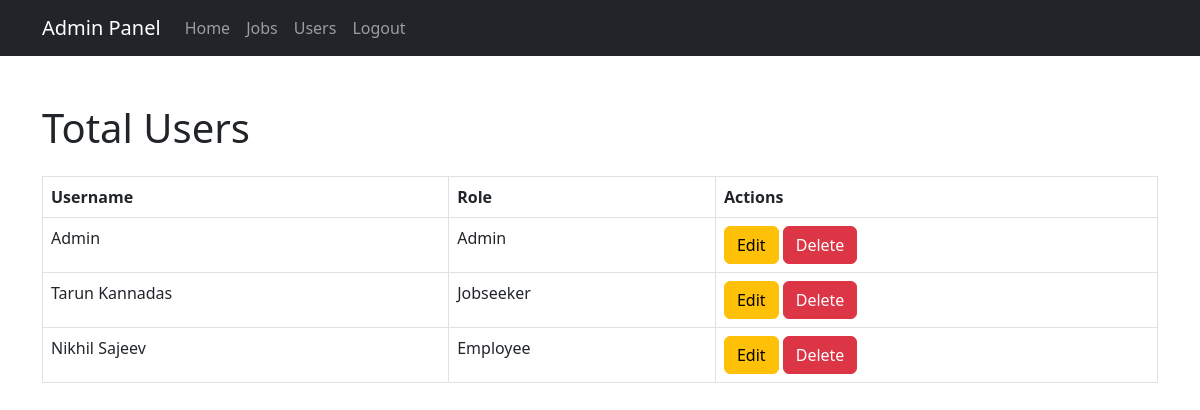
Before: /admin/users (signed in) with the older database file.
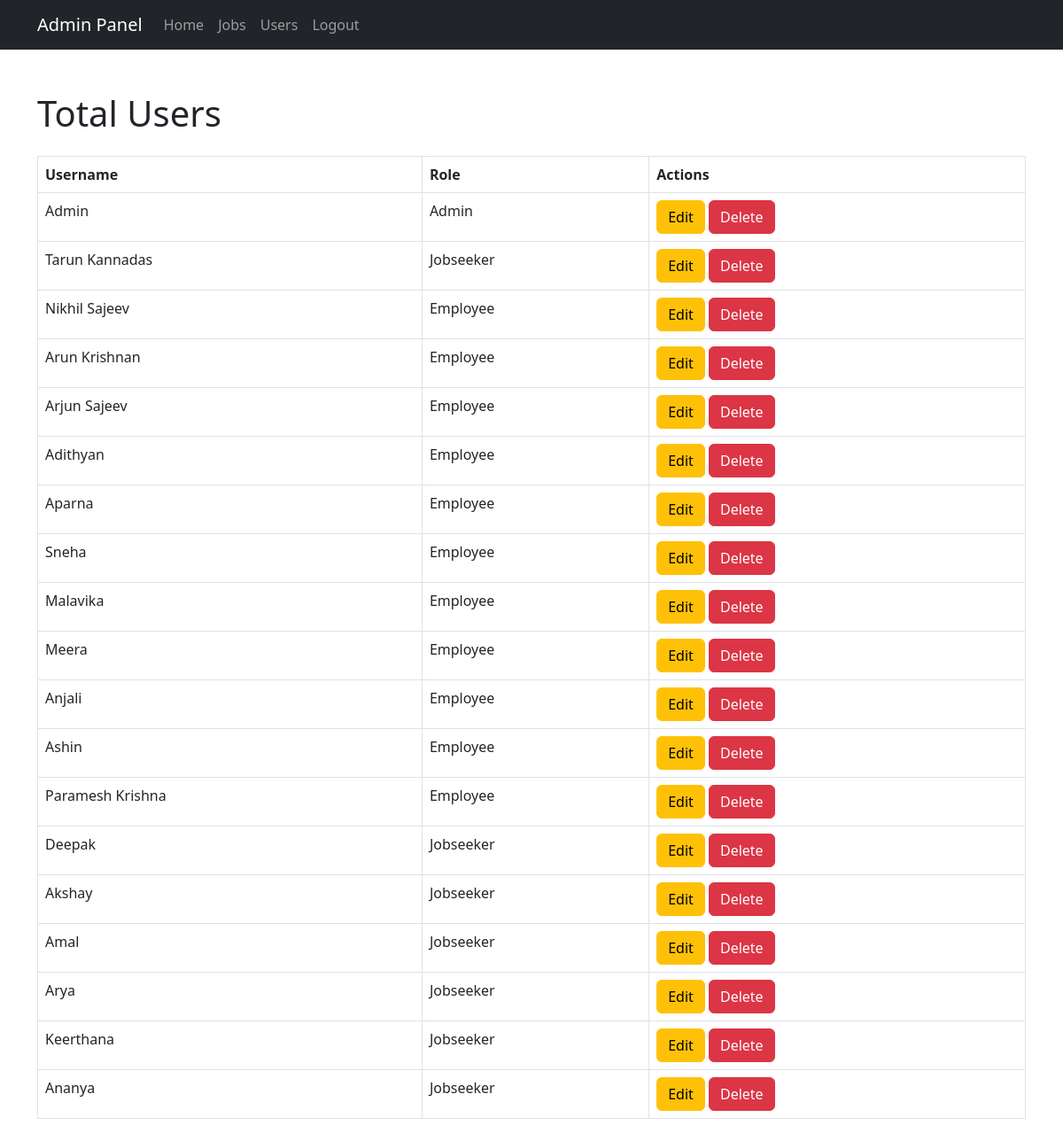
After: the same page with the newer database file.
### app.py (models this page shows)
class User(UserMixin, db.Model):
    id = db.Column(db.Integer, primary_key=True)
    username = db.Column(db.String(100), unique=True, nullable=False)
    email = db.Column(db.String(120), unique=True, nullable=False)
    password = db.Column(db.String(200), nullable=False)
    role = db.Column(db.String(20), nullable=False)

### app.py (the view)
@app.route('/admin/users')
@login_required
def admin_users():
    if current_user.role != 'admin':
        return "Unauthorized", 403
    users = User.query.all()
    return render_template('admin_users.html', users=users)

### app.py (called while the page is built)
@login_manager.user_loader
def load_user(user_id):
    return User.query.get(int(user_id))

### templates/admin_users.html (shortened to what this page needs)
<!DOCTYPE html>
<html lang="en">
<head>
    <link rel="stylesheet" href="https://cdn.jsdelivr.net/npm/bootstrap@5.3.0/dist/css/bootstrap.min.css">
</head>
<body>
    {% include 'admin_navbar.html' %}
    <div class="container mt-5">
        <h1 class="mb-4">Total Users</h1>
        <table class="table table-bordered">
            <thead>
                <tr>
                    <th>Username</th>
                    <th>Role</th>
                    <th>Actions</th>
                </tr>
            </thead>
            <tbody>
                {% for user in users %}
                <tr>
                    <td>{{ user.username }}</td>
                    <td>
                        {% if user.role == 'employer' %}
                            Employee
                        {% elif user.role == 'job_seeker' %}
                            Jobseeker
                        {% else %}
                            Admin
                        {% endif %}
                    </td>
                    <td>
                        <a href="{{ url_for('edit_user', user_id=user.id) }}" class="btn btn-warning">Edit</a>
                        <form action="{{ url_for('delete_user', user_id=user.id) }}" method="POST" style="display:inline;">
                            <button type="submit" class="btn btn-danger">Delete</button>
                        </form>
                    </td>
                </tr>
                {% endfor %}
            </tbody>
        </table>
    </div>
</body>
</html>

Changed rows visible on the page:
added User: username "Arun Krishnan", role "Employee"
added User: username "Arjun Sajeev", role "Employee"
added User: username "Adithyan", role "Employee"
added User: username "Aparna", role "Employee"
added User: username "Sneha", role "Employee"
added User: username "Malavika", role "Employee"
added User: username "Meera", role "Employee"
added User: username "Anjali", role "Employee"
added User: username "Ashin", role "Employee"
added User: username "Paramesh Krishna", role "Employee"
added User: username "Deepak", role "Jobseeker"
added User: username "Akshay", role "Jobseeker"
added User: username "Amal", role "Jobseeker"
added User: username "Arya", role "Jobseeker"
added User: username "Keerthana", role "Jobseeker"
added User: username "Ananya", role "Jobseeker"
